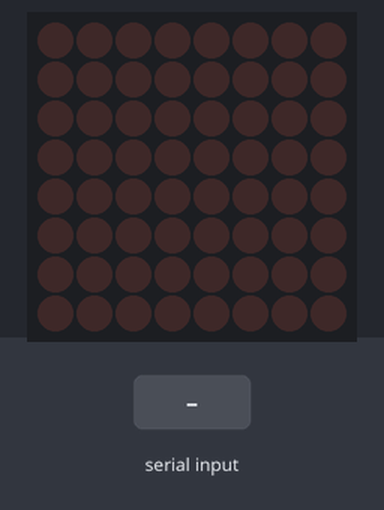
This sketch was run on a simulated Arduino Uno, built with avr-gcc and run on an emulated ATmega328P. Shown: 8×8 LED matrix. Inputs (shaded band) come from the test bench.

Above: at 1.2 s.
1.3 s: "text:-\n" received over Serial
At 1.6 s:
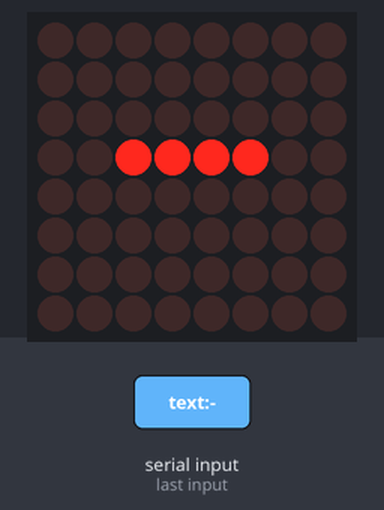
2.8 s: "clear\n" received over Serial
At 4.0 s:
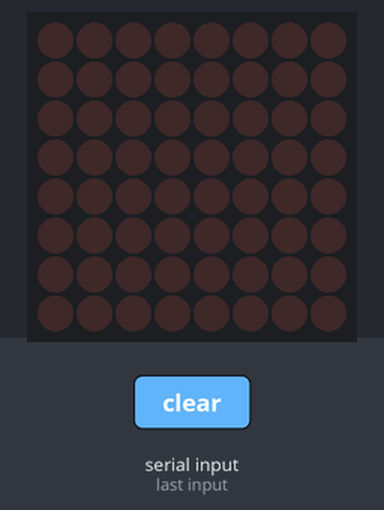
Timing chart, 0 to 5.8 s (numbered marks = the images above; inputs shaded):
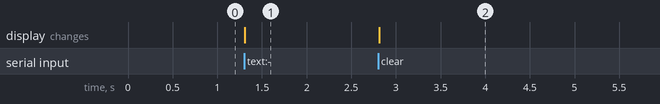

The sketch:

ROB421_Matrix_Mouth.ino
```cpp
// Including the required Arduino libraries
#include <MD_Parola.h>
#include <MD_MAX72xx.h>
#include <SPI.h>

// Uncomment according to your hardware type
//#define HARDWARE_TYPE MD_MAX72XX::FC16_HW
#define HARDWARE_TYPE MD_MAX72XX::GENERIC_HW

// Defining size, and output pins
#define MAX_DEVICES 1
#define CS_PIN 3

// Create a new instance of the MD_Parola class with hardware SPI connection
MD_Parola myDisplay = MD_Parola(HARDWARE_TYPE, CS_PIN, MAX_DEVICES);

void setup() {
	// Intialize the object
	myDisplay.begin();

	// Set the intensity (brightness) of the display (0-15)
	myDisplay.setIntensity(0);

	// Clear the display
	myDisplay.displayClear();

	Serial.begin(9600);
}

void loop() {
	if (Serial.available()) {
    String input = Serial.readStringUntil('\n');
    input.trim();

    if (input == "text:-") {
      myDisplay.displayClear();
      myDisplay.setTextAlignment(PA_CENTER);
	    myDisplay.print("-");
    }
    else if (input == "clear") {
      myDisplay.displayClear();
    }
    else {
      Serial.println("Stuck!");
    }
  }

  delay(10);

}
```

Measured:
- after the input at 1.3 s, the display: changes at once (image 1)
- after the input at 2.8 s, the display: changes at once (image 2)
